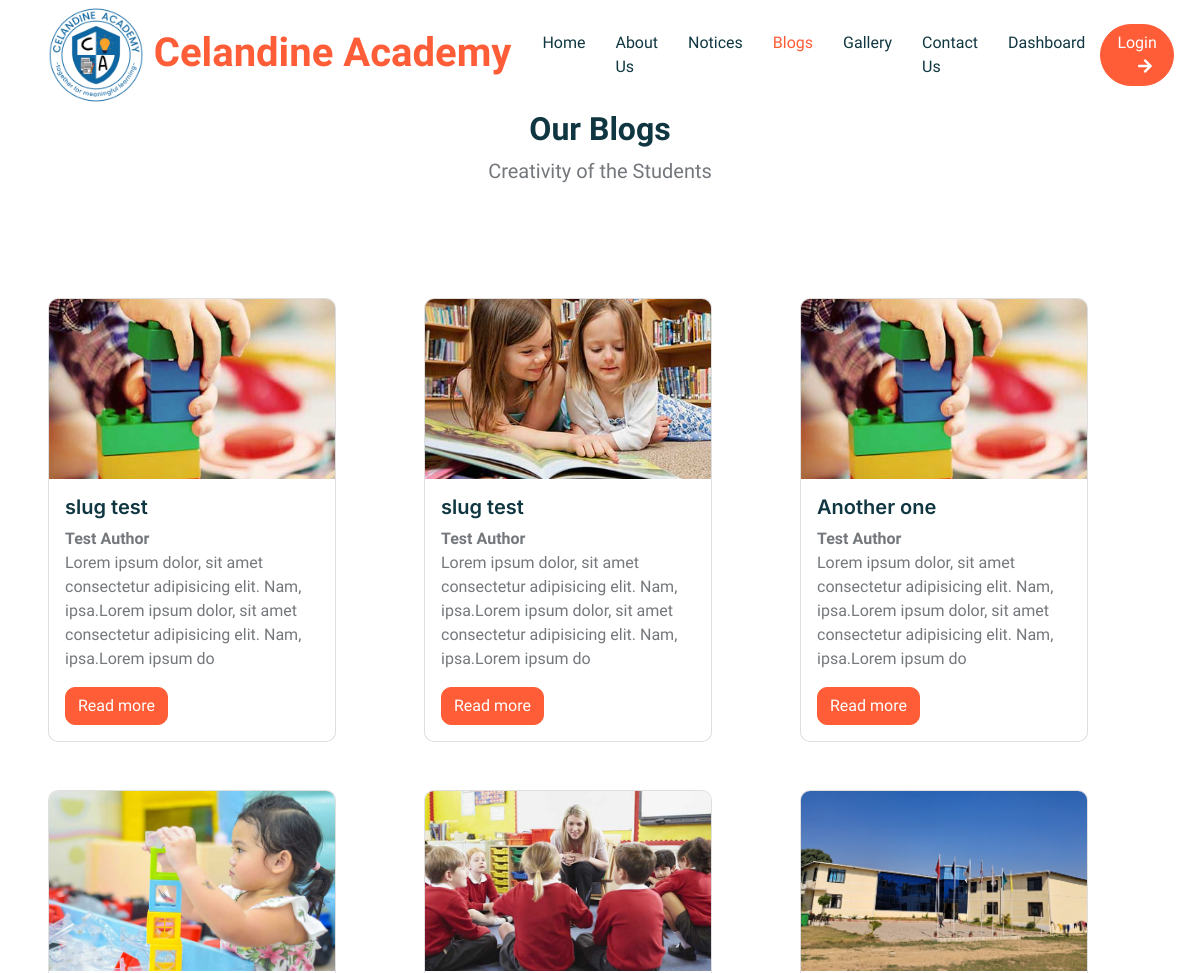
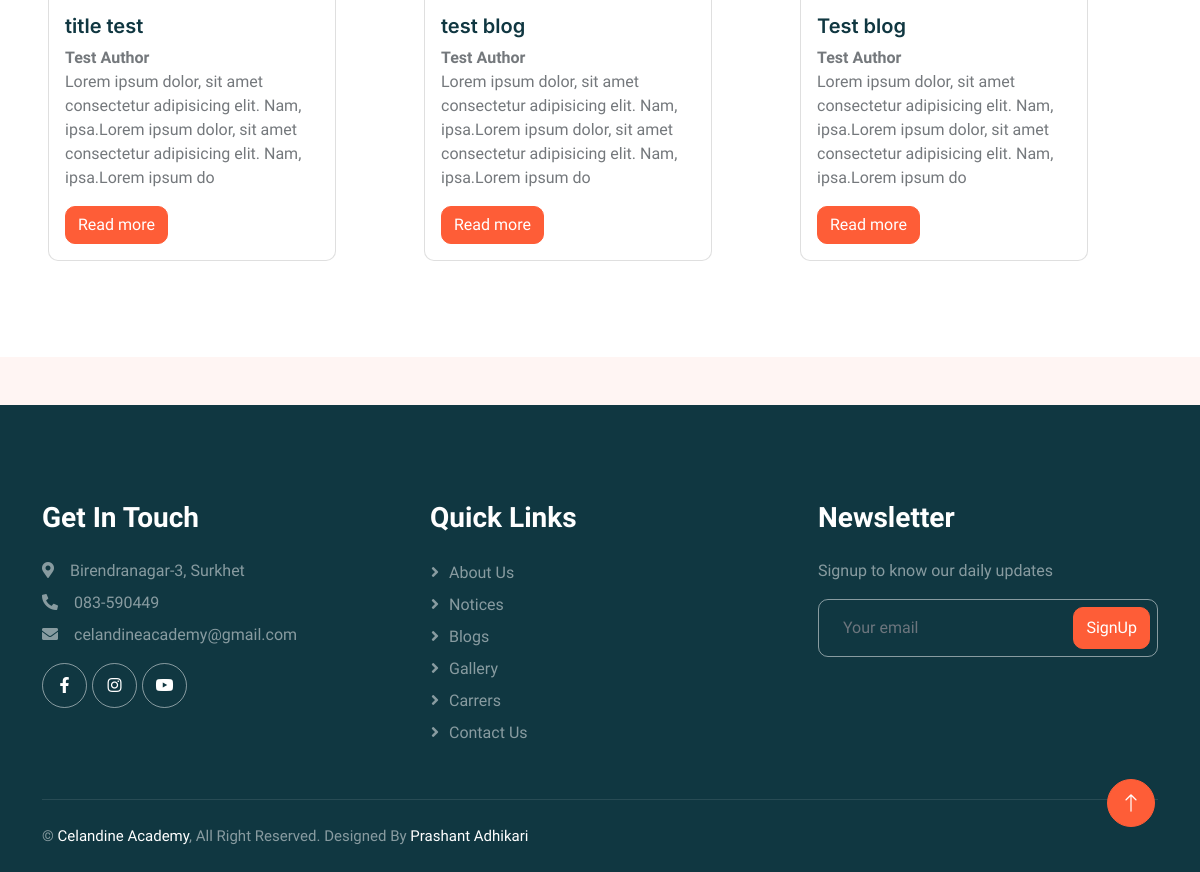
The app's page /blogs/ with its own data (2 pictures, top to bottom).
### base/models.py (models this page shows, shortened)
class SchoolSetup(models.Model):
    data_set = models.CharField(max_length=255)
    logo = models.ImageField(upload_to="uploads/logos")
    school_name = models.CharField(max_length=255)
    address = models.CharField(max_length=255)
    contact = models.CharField(max_length=255)
    email = models.EmailField(max_length=255)
    opening_hours = models.CharField(max_length=255)
    map_url = models.URLField(null=True, blank=True)
    created_at = models.DateTimeField(auto_now_add=True)
    class Meta:
        verbose_name_plural = "01. School Setup"

class Blog(models.Model):
    title = models.CharField(max_length=255)
    slug = models.SlugField(max_length=255, unique=True, blank=True, null=True)
    sub_title = models.CharField(max_length=255, blank=True, null=True)
    author = models.CharField(max_length=255)
    content = models.TextField()
    image = models.ImageField(upload_to="uploads/blogs_images/")
    created_at = models.DateTimeField(auto_now_add=True)
    class Meta:
        verbose_name_plural = ("11. Blogs")
        ordering = ['-created_at']

### base/views.py (the view)
# urls.py: path('blogs/', views.blogs, name='blogs'),
def blogs(request):
    blogs = Blog.objects.all()
    page = request.GET.get('page')
    paginator = Paginator(blogs, 12)
    try:
        blogs = paginator.page(page)
    except PageNotAnInteger:
        blogs = paginator.page(1)
    except EmptyPage:
        blogs = paginator.page(paginator.num_pages)
    context = {'blogs':blogs}
    return render (request, 'blogs.html', context)

### base/context_processors.py (called while the page is built)
def custom_data(request):
    if SchoolSetup.objects.all().exists():
        setup = SchoolSetup.objects.all().order_by('-created_at')
        data = setup[0]
        return {'data': data}
    else:
        data=None
        return {'data': data}

def social_data(request):
    if Socials.objects.all().exists():
        social = Socials.objects.all().order_by('-created_at')
        sodata = social[0]
        return {'sodata': sodata}
    else:
        sodata=None
        return {'sodata': sodata}

def vision_data(request):
    if Vision.objects.all().exists():
        vision = Vision.objects.all().order_by('-created_at')
        vdata = vision[0]
        return {'vdata': vdata}
    else:
        vdata = None
        return {'vdata': vdata}

def mission_data(request):
    if Mission.objects.all().exists():
        mission = Mission.objects.all().order_by('-created_at')
        mdata = mission[0]
        return {'mdata': mdata}
    else:
        mdata = None
        return {'mdata': mdata}

def message_data(request):
    msgdata = MessageFrom.objects.all()
    return {'message_data': msgdata}

def team_data(request):
    team = TeamMember.objects.all()
    return {'tdata': team}

def faq(request):
    faq = Faqs.objects.all()
    return {'fdata': faq}

def courses(request):
    courses = Courses.objects.all()
    return {'cdata': courses}

def testimonial(request):
    tmsg = Testimonial.objects.all()
    return {'tedata': tmsg}

def popup(request):
    modal = PopupMessage.objects.all()
    return {'pdata': modal}

### templates/blogs.html (shortened to what this page needs)
{% extends 'main.html' %}
{% load static %}
{% block content %}
<div class="container-xxl bg-white p-0">
    <div class="row">
        <div class="col text-center">
            <h2>Our Blogs</h2>
            <p class="lead">Creativity of the Students</p>
        </div>
    </div>
    <div class="row mt-5 p-5">
        {% for blog in blogs %}
        <div class="col mb-5">
            <div class="card" style="width: 18rem;">
                <img src="{{blog.image.url}}" class="card-img-top fixed-size-image" alt="...">
                <div class="card-body">
                    <a href="{% url 'blog' blog.slug %}">
                        <h5 class="card-title">{{blog.title}}</h5>
                    </a>
                    <b>{{blog.author}}</b>
                    <p class="card-text">{{blog.content | slice:"150"}}</p>
                    <a href="{% url 'blog' blog.slug %}" class="btn btn-primary">Read more</a>
                </div>
            </div>
        </div>
        {% endfor %}
    </div>
</div>
{% endblock %}

### templates/header.html (shortened to what this page needs)
{% block content %}
<div class="container-xxl bg-white p-0">
    <nav class="navbar navbar-expand-lg bg-white navbar-light sticky-top px-4 px-lg-5 py-lg-0">
        <a href="{% url 'home' %}" class="navbar-brand">
            <h1 class="m-0 text-primary">
                <img src="{{data.logo.url}}" class="" alt="" height="100px">
                {{data.school_name}}
            </h1>
        </a>
        <div class="collapse navbar-collapse" id="navbarCollapse">
            <div class="navbar-nav mx-auto">
                {% with url_name=request.resolver_match.url_name %}
                <a href="{% url 'home' %}"
                    class="nav-item nav-link {% if url_name == 'home' %}active{% endif %}">Home</a>
                <a href="{% url 'about' %}"
                    class="nav-item nav-link {% if url_name == 'about' %}active{% endif %}">About Us</a>
                <a href="{% url 'notice' %}"
                    class="nav-item nav-link {% if url_name == 'notice' %}active{% endif %}">Notices</a>
                <a href="{% url 'blogs' %}"
                    class="nav-item nav-link {% if url_name == 'blogs' %}active{% endif %}">Blogs</a>
                <a href="{% url 'gallery' %}"
                    class="nav-item nav-link {% if url_name == 'gallery' %}active{% endif %}">Gallery</a>
                <a href="{% url 'contact' %}"
                    class="nav-item nav-link {% if url_name == 'contact' %}active{% endif %}">Contact Us</a>
                <a href="{% url 'dashboard' %}"
                    class="nav-item nav-link {% if url_name == 'dashboard' %}active{% endif %}">Dashboard</a>
                {% endwith %}
            </div>
            {% if request.user.is_authenticated %}
            <a href="{% url 'logout' %}" class="btn btn-primary rounded-pill px-3 d-none d-lg-block">Logout<i
                    class="fa fa-arrow-down ms-3"></i></a>
            {% else %}
            <a href="{% url 'login' %}" class="btn btn-primary rounded-pill px-3 d-none d-lg-block">Login<i
                    class="fa fa-arrow-right ms-3"></i></a>
            {% endif %}
        </div>
    </nav>
</div>
{% endblock %}

### templates/footer.html (shortened to what this page needs)
{% block content %}
<div class="container-fluid bg-dark text-white-50 footer pt-5 mt-5 wow fadeIn" data-wow-delay="0.1s">
    <div class="container py-5">
        <div class="row g-5">
            <div class="col-lg-4 col-md-6">
                <h3 class="text-white mb-4">Get In Touch</h3>
                <p class="mb-2"><i class="fa fa-map-marker-alt me-3"></i>{{data.address}}</p>
                <p class="mb-2"><i class="fa fa-phone-alt me-3"></i>{{data.contact}}</p>
                <p class="mb-2"><i class="fa fa-envelope me-3"></i>{{data.email}}</p>
                <div class="d-flex pt-2">
                    <a class="btn btn-outline-light btn-social" href="{{sodata.facebook_url}}"><i
                            class="fab fa-facebook-f"></i></a>
                    <a class="btn btn-outline-light btn-social" href="{{sodata.instagram_url}}"><i
                            class="fab fa-instagram"></i></a>
                    <a class="btn btn-outline-light btn-social" href="{{sodata.youtube_url}}"><i
                            class="fab fa-youtube"></i></a>
                </div>
            </div>
            <div class="col-lg-4 col-md-6">
                <h3 class="text-white mb-4">Quick Links</h3>
                <a class="btn btn-link text-white-50" href="{% url 'about' %}">About Us</a>
                <a class="btn btn-link text-white-50" href="{% url 'notice' %}">Notices</a>
                <a class="btn btn-link text-white-50" href="{% url 'blogs' %}">Blogs</a>
                <a class="btn btn-link text-white-50" href="{% url 'gallery' %}">Gallery</a>
                <a class="btn btn-link text-white-50" href="{% url 'carrers' %}">Carrers</a>
                <a class="btn btn-link text-white-50" href="{% url 'contact' %}">Contact Us</a>
            </div>
            <div class="col-lg-4 col-md-6">
                <h3 class="text-white mb-4">Newsletter</h3>
                <p>Signup to know our daily updates</p>
                <div class="position-relative mx-auto" style="max-width: 400px;">
                    <input class="form-control bg-transparent w-100 py-3 ps-4 pe-5" type="text"
                        placeholder="Your email">
                    <button type="button"
                        class="btn btn-primary py-2 position-absolute top-0 end-0 mt-2 me-2">SignUp</button>
                </div>
            </div>
        </div>
    </div>
    <div class="container">
        <div class="copyright">
            <div class="row">
                <div class="col-md-6 text-center text-md-start mb-3 mb-md-0">
                    &copy; <a class="" href="{% url 'home' %}">{{data.school_name}}</a>, All Right Reserved.
                    Designed By <a class="" href="#">Prashant Adhikari</a>
                </div>
            </div>
        </div>
    </div>
</div>
<a href="#" class="btn btn-lg btn-primary btn-lg-square back-to-top"><i class="bi bi-arrow-up"></i></a>
{% endblock %}

### static/css/style.css (style rules this page uses)
:root { --primary: #FE5D37; --light: #FFF5F3; --dark: #103741; }
.back-to-top { position: fixed; display: none; right: 45px; bottom: 45px; z-index: 99; }
.btn { font-weight: 500; transition: .5s; }
.btn.btn-primary { color: #FFFFFF; }
.btn-lg-square { width: 48px; height: 48px; }
.btn-square, .btn-sm-square, .btn-lg-square { padding: 0; display: flex; align-items: center; justify-content: center; font-weight: normal; border-radius: 50px; }
h1, h2, h3, h4, .h1, .h2, .h3, .h4, .display-1, .display-2, .display-3, .display-4, .display-5, .display-6 { font-family: 'Lobster Two', cursive; font-weight: 700; }
h5, h6, .h5, .h6 { font-weight: 600; }
.navbar .navbar-nav .nav-link { padding: 30px 15px; color: var(--dark); font-weight: 500; outline: none; }
.navbar .navbar-nav .nav-link:hover, .navbar .navbar-nav .nav-link.active { color: var(--primary); }
.navbar.sticky-top { top: -100px; transition: .5s; }
.footer .btn.btn-social { margin-right: 5px; width: 45px; height: 45px; display: flex; align-items: center; justify-content: center; color: #FFFFFF; border: 1px solid rgba(255,255,255,0.5); border-radius: 45px; transition: .3s; }
.footer .btn.btn-link { display: block; margin-bottom: 5px; padding: 0; text-align: left; font-size: 16px; font-weight: normal; text-transform: capitalize; transition: .3s; }
.footer .btn.btn-link::before { position: relative; content: "\f105"; font-family: "Font Awesome 5 Free"; font-weight: 900; margin-right: 10px; }
.footer .form-control { border-color: rgba(255,255,255,0.5); }
.footer .copyright { padding: 25px 0; font-size: 15px; border-top: 1px solid rgba(256, 256, 256, .1); }
.footer .copyright a { color: #FFFFFF; }

### templates/blogs.html (style rules this page uses)
.fixed-size-image { width: 286px; height: 180px; object-fit: cover; }

### records on screen
SchoolSetup: logo (picture), school_name "Celandine Academy", address "Birendranagar-3, Surkhet", contact "083-590449", email "celandineacademy@gmail.com"
Blog: image (picture), title "slug test", author "Test Author", content "Lorem ipsum dolor, sit amet consectetur adipisicing elit. Nam, ipsa.Lorem ipsum dolor, sit amet consectetur adipisicing elit. Nam, ipsa.Lorem ipsum do"
Blog: image (picture), title "slug test", author "Test Author", content "Lorem ipsum dolor, sit amet consectetur adipisicing elit. Nam, ipsa.Lorem ipsum dolor, sit amet consectetur adipisicing elit. Nam, ipsa.Lorem ipsum do"
Blog: image (picture), title "Another one", author "Test Author", content "Lorem ipsum dolor, sit amet consectetur adipisicing elit. Nam, ipsa.Lorem ipsum dolor, sit amet consectetur adipisicing elit. Nam, ipsa.Lorem ipsum do"
Blog: image (picture), title "title test", author "Test Author", content "Lorem ipsum dolor, sit amet consectetur adipisicing elit. Nam, ipsa.Lorem ipsum dolor, sit amet consectetur adipisicing elit. Nam, ipsa.Lorem ipsum do"
Blog: image (picture), title "test blog", author "Test Author", content "Lorem ipsum dolor, sit amet consectetur adipisicing elit. Nam, ipsa.Lorem ipsum dolor, sit amet consectetur adipisicing elit. Nam, ipsa.Lorem ipsum do"
Blog: image (picture), title "Test blog", author "Test Author", content "Lorem ipsum dolor, sit amet consectetur adipisicing elit. Nam, ipsa.Lorem ipsum dolor, sit amet consectetur adipisicing elit. Nam, ipsa.Lorem ipsum do"
